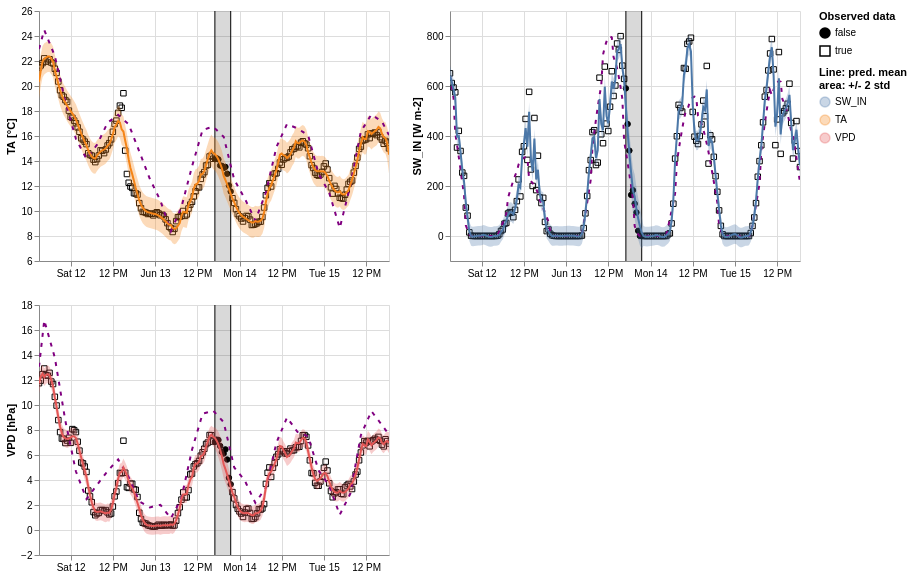

Write a Vega-Lite specification for this figure.
### Vega-Lite specification from a JSON file in a GitHub repository (floating-point values rounded to 4 significant figures; data arrays with more than 128 entries replaced by an {"elided": "..."} marker saying what was removed)
{"$schema": "https://vega.github.io/schema/vega-lite/v5.2.0.json", "config": {"view": {"continuousHeight": 300, "continuousWidth": 400}}, "datasets": {"data-02c6faee533aa1b3e99bdb9599332faf": {"elided": "200 records"}, "data-6c3ec2a1bbaa98a86a110d0162dba4f7": [{"gap_end": "2010-06-13T21:30:00", "gap_start": "2010-06-13T17:00:00"}], "data-9f7a6ea7a502eac40ea9e48fd070a4cc": {"elided": "200 records"}, "data-ca5d7f276eb963cfd4c64b6dc8fe9072": {"elided": "200 records"}}, "hconcat": [{"title": "", "vconcat": [{"hconcat": [{"height": 250, "layer": [{"data": {"name": "data-02c6faee533aa1b3e99bdb9599332faf"}, "encoding": {"fill": {"field": "is_present", "legend": {"title": ["Observed data"]}, "scale": {"range": ["black", "#ffffff00"]}, "type": "nominal"}, "shape": {"field": "is_present", "type": "nominal"}, "x": {"axis": {"domain": true, "labels": true, "ticks": true, "title": "time"}, "field": "time", "type": "temporal"}, "y": {"field": "value", "scale": {"zero": false}, "title": "TA [°C]", "type": "quantitative"}}, "mark": {"color": "black", "fillOpacity": 1, "strokeWidth": 1, "type": "point"}}, {"data": {"name": "data-6c3ec2a1bbaa98a86a110d0162dba4f7"}, "layer": [{"encoding": {"x": {"axis": {"domain": false, "labels": false, "ticks": false, "title": null}, "field": "gap_start", "type": "temporal"}}, "mark": "rule"}, {"encoding": {"x": {"axis": {"domain": false, "labels": false, "ticks": false, "title": null}, "field": "gap_end", "type": "temporal"}}, "mark": "rule"}, {"encoding": {"x": {"axis": {"domain": false, "labels": false, "ticks": false, "title": null}, "field": "gap_start", "type": "temporal"}, "x2": {"field": "gap_end"}}, "mark": {"color": "black", "opacity": 0.15, "type": "rect"}}]}, {"data": {"name": "data-02c6faee533aa1b3e99bdb9599332faf"}, "encoding": {"color": {"field": "variable", "legend": {"title": ["Line: pred. mean", "area: +/- 2 std"]}, "type": "nominal"}, "x": {"field": "time", "type": "temporal"}, "y": {"field": "err_low", "scale": {"zero": false}, "title": "TA [°C]", "type": "quantitative"}, "y2": {"field": "err_high"}}, "mark": "errorband", "name": "view_10"}, {"data": {"name": "data-02c6faee533aa1b3e99bdb9599332faf"}, "encoding": {"x": {"field": "time", "type": "temporal"}, "y": {"field": "control", "scale": {"zero": false}, "title": "TA [°C]", "type": "quantitative"}}, "mark": {"color": "purple", "strokeDash": [4, 6], "type": "line"}}, {"data": {"name": "data-02c6faee533aa1b3e99bdb9599332faf"}, "encoding": {"color": {"field": "variable", "type": "nominal"}, "x": {"field": "time", "type": "temporal"}, "y": {"field": "mean", "scale": {"zero": false}, "title": "TA [°C]", "type": "quantitative"}}, "mark": "line"}], "title": "", "width": 350}, {"height": 250, "layer": [{"data": {"name": "data-ca5d7f276eb963cfd4c64b6dc8fe9072"}, "encoding": {"fill": {"field": "is_present", "legend": {"title": ["Observed data"]}, "scale": {"range": ["black", "#ffffff00"]}, "type": "nominal"}, "shape": {"field": "is_present", "type": "nominal"}, "x": {"axis": {"domain": true, "labels": true, "ticks": true, "title": "time"}, "field": "time", "type": "temporal"}, "y": {"field": "value", "scale": {"zero": false}, "title": "SW_IN [W m-2]", "type": "quantitative"}}, "mark": {"color": "black", "fillOpacity": 1, "strokeWidth": 1, "type": "point"}}, {"data": {"name": "data-6c3ec2a1bbaa98a86a110d0162dba4f7"}, "layer": [{"encoding": {"x": {"axis": {"domain": false, "labels": false, "ticks": false, "title": null}, "field": "gap_start", "type": "temporal"}}, "mark": "rule"}, {"encoding": {"x": {"axis": {"domain": false, "labels": false, "ticks": false, "title": null}, "field": "gap_end", "type": "temporal"}}, "mark": "rule"}, {"encoding": {"x": {"axis": {"domain": false, "labels": false, "ticks": false, "title": null}, "field": "gap_start", "type": "temporal"}, "x2": {"field": "gap_end"}}, "mark": {"color": "black", "opacity": 0.15, "type": "rect"}}]}, {"data": {"name": "data-ca5d7f276eb963cfd4c64b6dc8fe9072"}, "encoding": {"color": {"field": "variable", "legend": {"title": ["Line: pred. mean", "area: +/- 2 std"]}, "type": "nominal"}, "x": {"field": "time", "type": "temporal"}, "y": {"field": "err_low", "scale": {"zero": false}, "title": "SW_IN [W m-2]", "type": "quantitative"}, "y2": {"field": "err_high"}}, "mark": "errorband", "name": "view_11"}, {"data": {"name": "data-ca5d7f276eb963cfd4c64b6dc8fe9072"}, "encoding": {"x": {"field": "time", "type": "temporal"}, "y": {"field": "control", "scale": {"zero": false}, "title": "SW_IN [W m-2]", "type": "quantitative"}}, "mark": {"color": "purple", "strokeDash": [4, 6], "type": "line"}}, {"data": {"name": "data-ca5d7f276eb963cfd4c64b6dc8fe9072"}, "encoding": {"color": {"field": "variable", "type": "nominal"}, "x": {"field": "time", "type": "temporal"}, "y": {"field": "mean", "scale": {"zero": false}, "title": "SW_IN [W m-2]", "type": "quantitative"}}, "mark": "line"}], "title": "", "width": 350}]}, {"hconcat": [{"height": 250, "layer": [{"data": {"name": "data-9f7a6ea7a502eac40ea9e48fd070a4cc"}, "encoding": {"fill": {"field": "is_present", "legend": {"title": ["Observed data"]}, "scale": {"range": ["black", "#ffffff00"]}, "type": "nominal"}, "shape": {"field": "is_present", "type": "nominal"}, "x": {"axis": {"domain": true, "labels": true, "ticks": true, "title": "time"}, "field": "time", "type": "temporal"}, "y": {"field": "value", "scale": {"zero": false}, "title": "VPD [hPa]", "type": "quantitative"}}, "mark": {"color": "black", "fillOpacity": 1, "strokeWidth": 1, "type": "point"}}, {"data": {"name": "data-6c3ec2a1bbaa98a86a110d0162dba4f7"}, "layer": [{"encoding": {"x": {"axis": {"domain": false, "labels": false, "ticks": false, "title": null}, "field": "gap_start", "type": "temporal"}}, "mark": "rule"}, {"encoding": {"x": {"axis": {"domain": false, "labels": false, "ticks": false, "title": null}, "field": "gap_end", "type": "temporal"}}, "mark": "rule"}, {"encoding": {"x": {"axis": {"domain": false, "labels": false, "ticks": false, "title": null}, "field": "gap_start", "type": "temporal"}, "x2": {"field": "gap_end"}}, "mark": {"color": "black", "opacity": 0.15, "type": "rect"}}]}, {"data": {"name": "data-9f7a6ea7a502eac40ea9e48fd070a4cc"}, "encoding": {"color": {"field": "variable", "legend": {"title": ["Line: pred. mean", "area: +/- 2 std"]}, "type": "nominal"}, "x": {"field": "time", "type": "temporal"}, "y": {"field": "err_low", "scale": {"zero": false}, "title": "VPD [hPa]", "type": "quantitative"}, "y2": {"field": "err_high"}}, "mark": "errorband", "name": "view_12"}, {"data": {"name": "data-9f7a6ea7a502eac40ea9e48fd070a4cc"}, "encoding": {"x": {"field": "time", "type": "temporal"}, "y": {"field": "control", "scale": {"zero": false}, "title": "VPD [hPa]", "type": "quantitative"}}, "mark": {"color": "purple", "strokeDash": [4, 6], "type": "line"}}, {"data": {"name": "data-9f7a6ea7a502eac40ea9e48fd070a4cc"}, "encoding": {"color": {"field": "variable", "type": "nominal"}, "x": {"field": "time", "type": "temporal"}, "y": {"field": "mean", "scale": {"zero": false}, "title": "VPD [hPa]", "type": "quantitative"}}, "mark": "line"}], "title": "", "width": 350}]}]}], "params": [{"bind": "scales", "name": "param_19", "select": {"encodings": ["x"], "type": "interval"}, "views": ["view_10", "view_11", "view_12"]}]}
